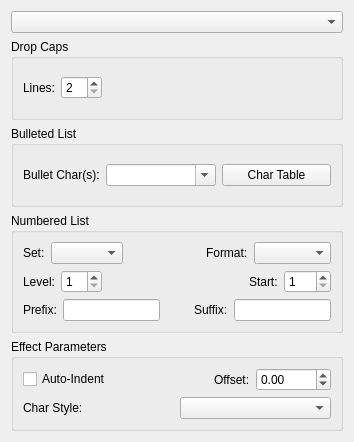
<?xml version="1.0" encoding="UTF-8"?>
<ui version="4.0">
 <class>PropertyWidget_ParEffectBase</class>
 <widget class="QFrame" name="PropertyWidget_ParEffectBase">
  <property name="geometry">
   <rect>
    <x>0</x>
    <y>0</y>
    <width>354</width>
    <height>442</height>
   </rect>
  </property>
  <property name="windowTitle">
   <string notr="true">Form</string>
  </property>
  <layout class="QVBoxLayout" name="verticalLayout">
   <item>
    <widget class="QComboBox" name="peCombo"/>
   </item>
   <item>
    <widget class="QGroupBox" name="dropCapsGroup">
     <property name="title">
      <string>Drop Caps</string>
     </property>
     <layout class="QHBoxLayout" name="horizontalLayout">
      <item>
       <widget class="QLabel" name="dropCapLinesLabel">
        <property name="toolTip">
         <string>Number of lines used by the drop cap</string>
        </property>
        <property name="text">
         <string>Lines:</string>
        </property>
       </widget>
      </item>
      <item>
       <widget class="QSpinBox" name="dropCapLines">
        <property name="minimum">
         <number>2</number>
        </property>
       </widget>
      </item>
      <item>
       <spacer name="horizontalSpacer">
        <property name="orientation">
         <enum>Qt::Horizontal</enum>
        </property>
        <property name="sizeHint" stdset="0">
         <size>
          <width>40</width>
          <height>20</height>
         </size>
        </property>
       </spacer>
      </item>
     </layout>
    </widget>
   </item>
   <item>
    <widget class="QGroupBox" name="bullGroup">
     <property name="title">
      <string>Bulleted List</string>
     </property>
     <layout class="QGridLayout" name="gridLayout_3">
      <item row="0" column="1">
       <widget class="QComboBox" name="bulletStrEdit">
        <property name="sizePolicy">
         <sizepolicy hsizetype="MinimumExpanding" vsizetype="Fixed">
          <horstretch>0</horstretch>
          <verstretch>0</verstretch>
         </sizepolicy>
        </property>
        <property name="minimumSize">
         <size>
          <width>50</width>
          <height>0</height>
         </size>
        </property>
        <property name="editable">
         <bool>true</bool>
        </property>
       </widget>
      </item>
      <item row="0" column="0">
       <widget class="QLabel" name="bulletCharLabel">
        <property name="text">
         <string>Bullet Char(s):</string>
        </property>
        <property name="buddy">
         <cstring>bulletStrEdit</cstring>
        </property>
       </widget>
      </item>
      <item row="0" column="2">
       <widget class="QPushButton" name="bulletCharTableButton">
        <property name="sizePolicy">
         <sizepolicy hsizetype="MinimumExpanding" vsizetype="Fixed">
          <horstretch>0</horstretch>
          <verstretch>0</verstretch>
         </sizepolicy>
        </property>
        <property name="toolTip">
         <string>Enhanced Character Table to choose bullet characters</string>
        </property>
        <property name="text">
         <string>Char Table</string>
        </property>
        <property name="checkable">
         <bool>true</bool>
        </property>
       </widget>
      </item>
     </layout>
    </widget>
   </item>
   <item>
    <widget class="QGroupBox" name="numGroup">
     <property name="title">
      <string>Numbered List</string>
     </property>
     <layout class="QGridLayout" name="gridLayout_2">
      <item row="3" column="0" colspan="2">
       <layout class="QHBoxLayout" name="horizontalLayout_2">
        <item>
         <widget class="QLabel" name="numLevelLabel">
          <property name="text">
           <string>Level:</string>
          </property>
          <property name="buddy">
           <cstring>numLevelSpin</cstring>
          </property>
         </widget>
        </item>
        <item>
         <widget class="QSpinBox" name="numLevelSpin">
          <property name="minimum">
           <number>1</number>
          </property>
         </widget>
        </item>
        <item>
         <spacer name="horizontalSpacer_2">
          <property name="orientation">
           <enum>Qt::Horizontal</enum>
          </property>
          <property name="sizeHint" stdset="0">
           <size>
            <width>40</width>
            <height>20</height>
           </size>
          </property>
         </spacer>
        </item>
        <item>
         <widget class="QLabel" name="numStartLabel">
          <property name="text">
           <string>Start:</string>
          </property>
         </widget>
        </item>
        <item>
         <widget class="QSpinBox" name="numStart">
          <property name="minimum">
           <number>1</number>
          </property>
          <property name="maximum">
           <number>999</number>
          </property>
         </widget>
        </item>
       </layout>
      </item>
      <item row="0" column="0" colspan="2">
       <layout class="QHBoxLayout" name="horizontalLayout_3">
        <item>
         <widget class="QLabel" name="numComboLabel">
          <property name="text">
           <string>Set:</string>
          </property>
         </widget>
        </item>
        <item>
         <widget class="QComboBox" name="numComboBox">
          <property name="currentIndex">
           <number>-1</number>
          </property>
         </widget>
        </item>
        <item>
         <spacer name="horizontalSpacer_3">
          <property name="orientation">
           <enum>Qt::Horizontal</enum>
          </property>
          <property name="sizeHint" stdset="0">
           <size>
            <width>40</width>
            <height>20</height>
           </size>
          </property>
         </spacer>
        </item>
        <item>
         <widget class="QLabel" name="numFormatLabel">
          <property name="text">
           <string>Format:</string>
          </property>
          <property name="buddy">
           <cstring>numFormatCombo</cstring>
          </property>
         </widget>
        </item>
        <item>
         <widget class="NumFormatCombo" name="numFormatCombo">
          <property name="sizePolicy">
           <sizepolicy hsizetype="Expanding" vsizetype="Fixed">
            <horstretch>0</horstretch>
            <verstretch>0</verstretch>
           </sizepolicy>
          </property>
         </widget>
        </item>
       </layout>
      </item>
      <item row="4" column="0" colspan="2">
       <layout class="QHBoxLayout" name="horizontalLayout_4">
        <item>
         <widget class="QLabel" name="numPrefixLabel">
          <property name="text">
           <string>Prefix:</string>
          </property>
          <property name="buddy">
           <cstring>numPrefix</cstring>
          </property>
         </widget>
        </item>
        <item>
         <widget class="QLineEdit" name="numPrefix"/>
        </item>
        <item>
         <spacer name="horizontalSpacer_4">
          <property name="orientation">
           <enum>Qt::Horizontal</enum>
          </property>
          <property name="sizeHint" stdset="0">
           <size>
            <width>40</width>
            <height>20</height>
           </size>
          </property>
         </spacer>
        </item>
        <item>
         <widget class="QLabel" name="numSuffixLabel">
          <property name="text">
           <string>Suffix:</string>
          </property>
          <property name="buddy">
           <cstring>numSuffix</cstring>
          </property>
         </widget>
        </item>
        <item>
         <widget class="QLineEdit" name="numSuffix"/>
        </item>
       </layout>
      </item>
     </layout>
    </widget>
   </item>
   <item>
    <widget class="QGroupBox" name="peGroup">
     <property name="title">
      <string>Effect Parameters</string>
     </property>
     <layout class="QGridLayout" name="gridLayout_4">
      <item row="6" column="0">
       <widget class="QLabel" name="peCharStyleLabel">
        <property name="text">
         <string>Char Style:</string>
        </property>
        <property name="buddy">
         <cstring>peCharStyleCombo</cstring>
        </property>
       </widget>
      </item>
      <item row="6" column="1">
       <widget class="CharStyleComboBox" name="peCharStyleCombo">
        <property name="toolTip">
         <string>Choose Character Style or leave blank to use default Paragraph Style</string>
        </property>
       </widget>
      </item>
      <item row="1" column="0" colspan="2">
       <layout class="QHBoxLayout" name="horizontalLayout_5">
        <item>
         <widget class="QCheckBox" name="peIndent">
          <property name="text">
           <string>Auto-Indent</string>
          </property>
         </widget>
        </item>
        <item>
         <spacer name="horizontalSpacer_5">
          <property name="orientation">
           <enum>Qt::Horizontal</enum>
          </property>
          <property name="sizeHint" stdset="0">
           <size>
            <width>40</width>
            <height>20</height>
           </size>
          </property>
         </spacer>
        </item>
        <item>
         <widget class="QLabel" name="peOffsetLabel">
          <property name="text">
           <string>Offset:</string>
          </property>
          <property name="buddy">
           <cstring>peOffset</cstring>
          </property>
         </widget>
        </item>
        <item>
         <widget class="ScrSpinBox" name="peOffset">
          <property name="minimum">
           <double>-3000.000000000000000</double>
          </property>
          <property name="maximum">
           <double>3000.000000000000000</double>
          </property>
         </widget>
        </item>
       </layout>
      </item>
     </layout>
    </widget>
   </item>
  </layout>
 </widget>
 <customwidgets>
  <customwidget>
   <class>ScrSpinBox</class>
   <extends>QDoubleSpinBox</extends>
   <header>ui/scrspinbox.h</header>
  </customwidget>
  <customwidget>
   <class>CharStyleComboBox</class>
   <extends>QComboBox</extends>
   <header>ui/stylecombos.h</header>
  </customwidget>
  <customwidget>
   <class>NumFormatCombo</class>
   <extends>QComboBox</extends>
   <header>ui/numformatcombo.h</header>
  </customwidget>
 </customwidgets>
 <resources/>
 <connections/>
</ui>
